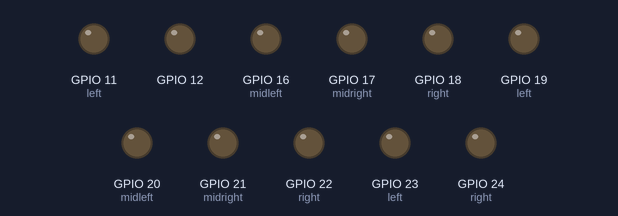
This program was run on a simulated Raspberry Pi (BCM pin numbers). Parts: output pins drawn as LEDs (lit = HIGH). Random numbers come from a fixed seed.

Above: at 0.22 s.
At 5.03 s:
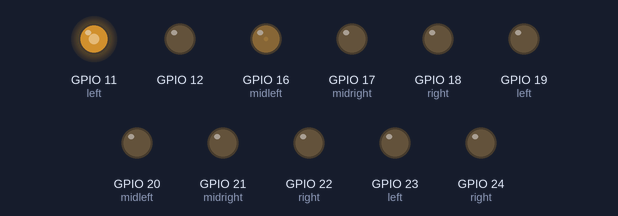
At 9.72 s:
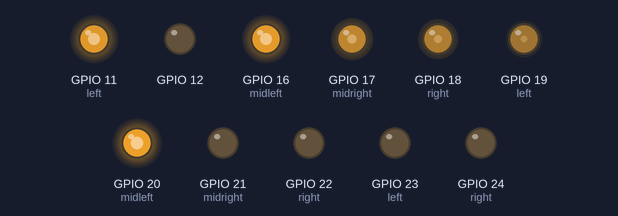
At 19.32 s:
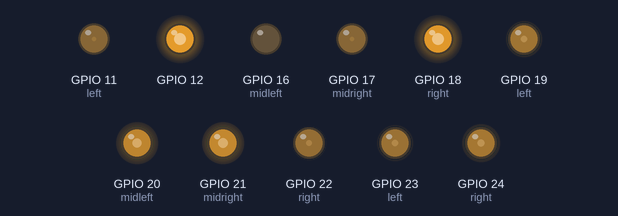
At 29.36 s:
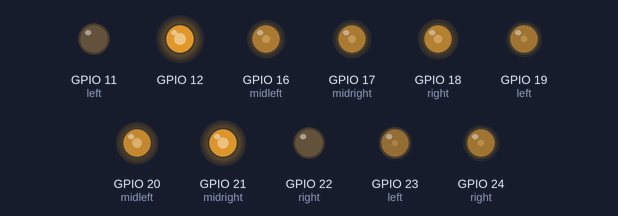
At 39.66 s:
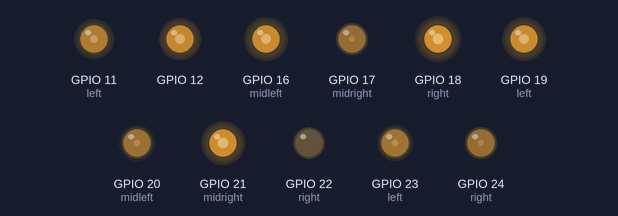
Timing chart, 0 to 40.0 s (numbered marks = the images above):
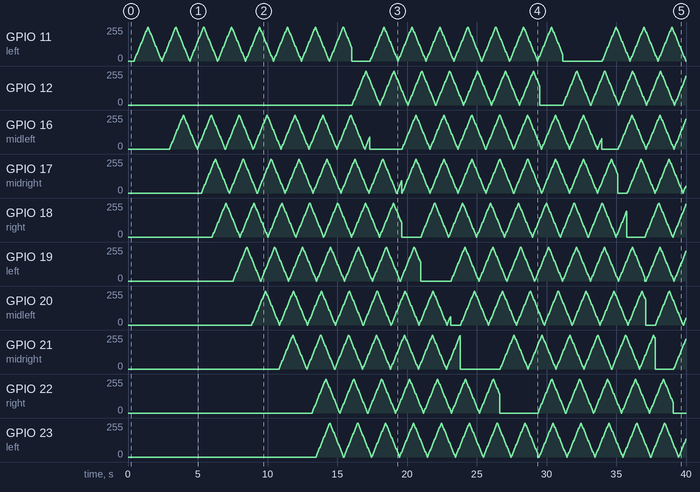

The program:

glow.py
```python
from christmastree import ChristmasTree
from time import sleep
import random

tree = ChristmasTree(pwm=True)

try:
    leds = tree.leds
    while True:
        for led in leds:
            led.off()
            sleep(random.uniform(0, 3))
            led.pulse()
except Exception as e:
    tree.close()
    raise e
```

christmastree.py
```python
from gpiozero import LEDBoard

class ChristmasTree(LEDBoard):
    # Set up a ChristmasTree using GPIO Zero to build a class.
    # To use:
    # tree = ChristmasTree() for a simple instance using LED class.
    # tree = ChristmasTree(pwm=True) for a version which can use PWM.
    # See example files in this repo for more examples of use...
    def __init__(self, pwm=False, initial_value=False, pin_factory=None):
        super(ChristmasTree, self).__init__(
            baubles=LEDBoard(
                bottom=LEDBoard(
                    left=11, midleft=16, midright=17, right=18,
                    pwm=pwm, initial_value=initial_value,
                    _order=('left', 'midleft', 'midright', 'right'),
                    pin_factory=pin_factory),
                middle=LEDBoard(
                    left=19, midleft=20, midright=21, right=22,
                    pwm=pwm, initial_value=initial_value,
                    _order=('left', 'midleft', 'midright', 'right'),
                    pin_factory=pin_factory),
                top=LEDBoard(
                    left=23, right=24,
                    pwm=pwm, initial_value=initial_value,
                    _order=('left', 'right'),
                    pin_factory=pin_factory),
                ),
            star=12,
            pwm=pwm, initial_value=initial_value,
            _order=('baubles', 'star'),
            pin_factory=pin_factory
            )
```
